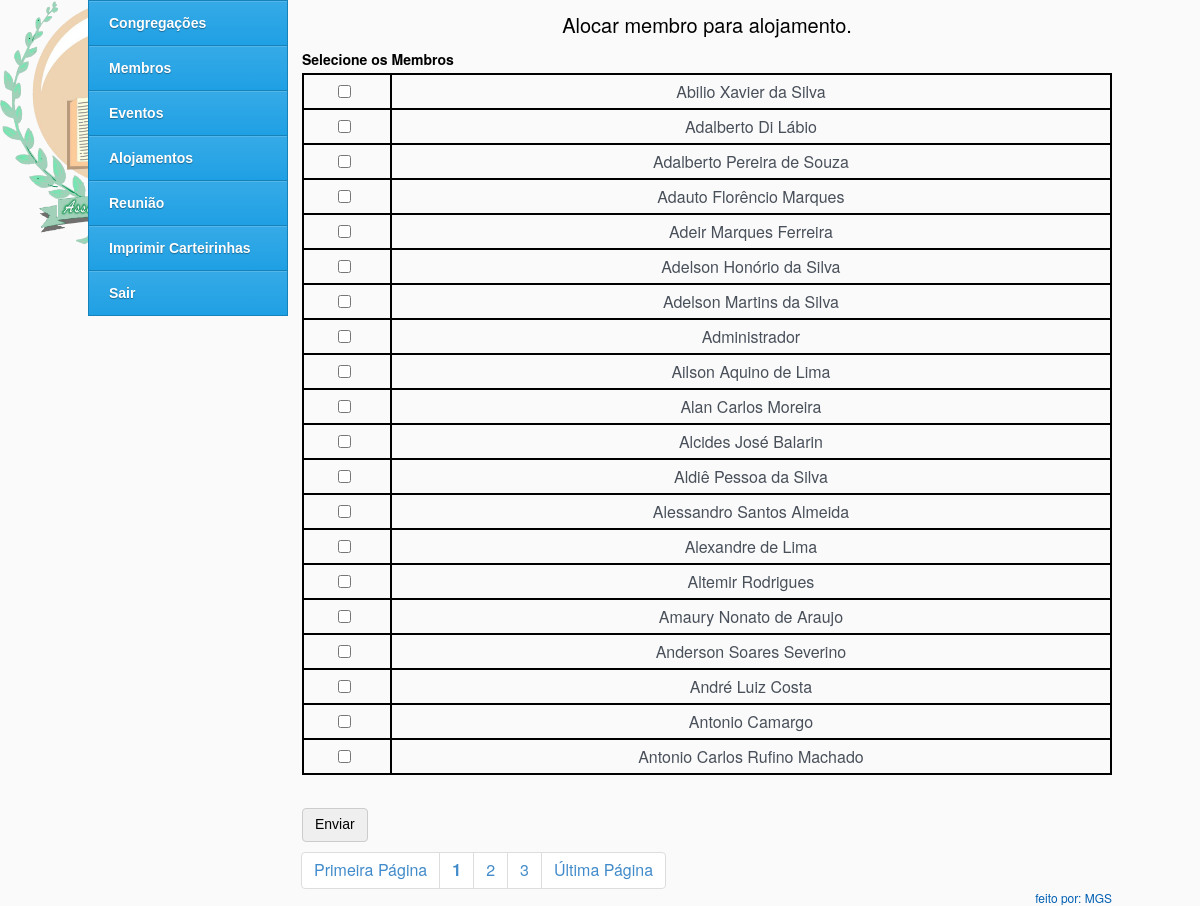
The app's page /pages/alocar_membro.php (signed in) with its own data.
### tables this page shows
CREATE TABLE `membros` (
  `foto` varchar(100) DEFAULT NULL COMMENT 'vai receber o nome da imagem',
  `id` int(11) NOT NULL,
  `nome` varchar(244) DEFAULT NULL,
  `sexo` varchar(45) DEFAULT NULL,
  `estadoCivil` varchar(45) DEFAULT NULL,
  `dataNascimento` date DEFAULT NULL,
  `estadoNascimento` varchar(45) DEFAULT NULL COMMENT 'id da linha onde estÃ¡ o estado',
  `cidadeNascimento` int(11) DEFAULT NULL COMMENT 'ID na tabela tb_cidades que terÃ¡ o estado X escolhido',
  `nacionalidade` varchar(100) DEFAULT NULL,
  `telefone` varchar(12) DEFAULT NULL,
  `tel1` varchar(12) DEFAULT NULL,
  `tel2` varchar(12) DEFAULT NULL,
  `celular` varchar(12) DEFAULT NULL,
  `email` varchar(100) DEFAULT NULL,
  `skype` varchar(45) DEFAULT NULL,
  `nomePai` int(11) DEFAULT NULL COMMENT 'aqui estarÃ¡ o ID do nome do pai, nÃ£o o nome.',
  `nomeMae` int(11) DEFAULT NULL COMMENT 'aqui estarÃ¡ o ID do nome da maei, nÃ£o o nome.',
  `conjuge` int(11) DEFAULT NULL COMMENT 'id do registro do conjuge',
  `filhos` int(11) DEFAULT NULL,
  `endereco` longtext,
  `bairro` varchar(100) DEFAULT NULL,
  `estado` varchar(45) DEFAULT NULL COMMENT 'estado que mora',
  `cidade` int(11) DEFAULT NULL COMMENT 'cidade que mora, com o id da linha em tb_cidades que terÃ¡ o conjunto UF+Cidade',
  `cep` varchar(45) DEFAULT NULL,
  `cpf` varchar(20) DEFAULT NULL,
  `rg` varchar(20) DEFAULT NULL,
  `data_emissao_rg` date DEFAULT NULL,
  `orgao_emissor_rg` varchar(100) DEFAULT NULL,
  `titulo_eleitor` varchar(14) DEFAULT NULL,
  `zona_eleitoral` varchar(14) DEFAULT NULL,
  `sessao_eleitoral` varchar(14) DEFAULT NULL,
  `tipo_sanguineo` varchar(45) DEFAULT NULL,
  `cor` varchar(80) DEFAULT NULL,
  `escolaridade` varchar(80) DEFAULT NULL,
  `profissao` char(80) DEFAULT NULL,
  `empresa` varchar(100) DEFAULT NULL,
  `telempresa` varchar(12) DEFAULT NULL,
  `admissao` varchar(80) DEFAULT NULL,
  `dataAdmissao` date DEFAULT NULL,
  `evangelico` int(11) DEFAULT NULL COMMENT '1 = SIM, 0=nao',
  `discipulo` int(11) DEFAULT NULL COMMENT '1 = SIM, 0=nao',
  `aguas` int(11) DEFAULT NULL COMMENT '1 = SIM, 0=nao',
  `es` int(11) DEFAULT NULL COMMENT '1 = SIM, 0=nao',
  `dizimista` int(11) DEFAULT NULL COMMENT '1 = SIM, 0=nao',
  `curso` int(11) DEFAULT NULL COMMENT '1 = SIM, 0=nao',
  `obreiro` int(11) DEFAULT NULL COMMENT '1 = SIM, 0=nao',
  `cargoEclesiastico` int(11) DEFAULT NULL COMMENT 'Id que estÃ¡ na tabela cargos',
  `congregacao` int(11) DEFAULT NULL COMMENT 'id da tabela de congregaÃ§Ãµes',
  `funcao` int(11) DEFAULT NULL COMMENT 'id da tabela de cargos',
  `data` date DEFAULT NULL,
  `senha` varchar(80) NOT NULL COMMENT 'md5 sha1',
  `batismo` date NOT NULL,
  `status` int(11) NOT NULL DEFAULT '1' COMMENT '0 = desativado | 1 = ativo',
  PRIMARY KEY (`id`)
);

### pages/alocar_membro.php (the view, shortened to what this page needs)
<!DOCTYPE html PUBLIC "-//W3C//DTD XHTML 1.0 Transitional//EN" "http://www.w3.org/TR/xhtml1/DTD/xhtml1-transitional.dtd">
<html>
<head>
    <link rel="stylesheet" href="../css/style.css"/>
</head>
<body>
<div id="box">
	<div id="corpo">
        <div id="conteudo">
             <form method="post" enctype="multipart/form-data">
                 <fieldset>
                     <legend>Alocar membro para alojamento.</legend>
                        <span>Selecione os Membros</span>
                     <table>
                        <?
                            $quantidade = 20;
                            $pagina     = (isset($_GET['pagina'])) ? (int)$_GET['pagina'] : 1;
                            $inicio     = ($quantidade * $pagina) - $quantidade;
                            $qr = mysql_query("SELECT nome, id FROM membros ORDER BY nome ASC limit $inicio, $quantidade");
                            while($ress = mysql_fetch_array($qr)){
                                echo '<tr><td><input type="checkbox" name="membro[]" value="'.$ress['id'].'" /></td><td>'.$ress['nome'].'</td></tr>';
                            }
                        ?>
                     </table>
                     <br />
                    <input type="submit" name="" value="Enviar" id="btn-submit" />
                 </fieldset>
             </form>
            <?php
            $sqlTotal   = "SELECT id FROM membros";
            $qrTotal    = mysql_query($sqlTotal) or die(mysql_error());
            $numTotal   = mysql_num_rows($qrTotal);
            $totalPagina= ceil($numTotal/$quantidade);
            $exibir = 3;
            include "paginacao.php";
            ?>
        </div>
    <?php include("menu.php");?>
	</div>
    <div id="footer" style="float:right;">
        <a href="contact.php">feito por: MGS</a>
    </div>
</div>
</body>
</html>

### pages/paginacao.php (shortened to what this page needs)
<?php
echo '<div id="paginacao">';
echo '<a href="?pagina=1" class="long" style="border-top-left-radius:4px;border-bottom-left-radius:4px">Primeira Página</a>';
echo '<a href="?pagina='.$pagina.'"><strong><strong>'.$pagina.'</strong></strong></a>';
for($i = $pagina+1; $i < $pagina+$exibir; $i++){
    if($i <= $totalPagina)
        echo '<a href="?pagina='.$i.'"> '.$i.' </a>';
}
echo "<a href=\"?pagina=$totalPagina\" class=\"long\" style=\"border-top-right-radius:4px;border-bottom-right-radius:4px\">Última Página</a>";
echo '</div>';

### pages/menu.php (shortened to what this page needs)
<div id='cssmenu'>
   <ul>
        <?php
        $cargosAltos = array('1',
            '2',
            '10'
        );
        $meio = array('3',
            '4',
            '5',
            '6',
            '7'
        );
        $cargo = $_SESSION['cargo'];
        $nao_acessam = array(8,9);
        if(in_array($cargo, $nao_acessam)){
        }else if(in_array($cargo, $cargosAltos) || in_array($cargo, $meio)){
        ?>
        <li class='has-sub'><a href='#'><span>Congregações</span></a>
        </li>
        <li class='has-sub'><a href='#'><span>Membros</span></a>
        </li>
        <li class='has-sub'><a href='#'><span>Eventos</span></a>
        </li>
        <li class='has-sub'><a href='#'><span>Alojamentos</span></a>
        </li>
        <li class='has-sub'><a href='#'><span>Reuni&atilde;o</span></a>
        </li>
        <li>
            <a href="gerar_cartao"><span>Imprimir Carteirinhas</span></a>
        </li>
        <?php
        }
        ?>
        <li><a href='../logout'><span>Sair</span></a></li>
    </ul>
</div>

### css/style.css (style rules this page uses)
* { margin: 0; padding: 0; }
ul { list-style: none; }
#box { width: 1024px; margin: 0 auto; }
body { font-family: "Helvetica Neue",Helvetica,Arial; background: url('../images/logo%20igreja.png') #fafafa no-repeat left top; background-size: 250px ; }
#cssmenu, #cssmenu ul, #cssmenu ul li, #cssmenu ul li a { margin: 0; padding: 0; border: 0; list-style: none; line-height: 1; display: block; position: relative; -webkit-box-sizing: border-box; -moz-box-sizing: border-box; box-sizing: border-box; }
#cssmenu { width: 200px; font-family: Helvetica, Arial, sans-serif; color: #ffffff; }
#cssmenu > ul > li > a { padding: 15px 20px; border-left: 1px solid #1682ba; border-right: 1px solid #1682ba; border-top: 1px solid #1682ba; cursor: pointer; z-index: 2; font-size: 14px; font-weight: bold; text-decoration: none; color: #ffffff; text-shadow: 0 1px 1px rgba(0, 0, 0, 0.35); background: #36aae7; background: -webkit-linear-gradient(#36aae7, #1fa0e4); background: -moz-linear-gradient(#36aae7, #1fa0e4); background: -o-linear-gradient(#36aae7, #1fa0e4); background: -ms-linear-gradient(#36aae7, #1fa0e4); background: linear-gradient(#36aae7, #1fa0e4); box-shadow: inset 0 1px 0 rgba(255, 255, 255, 0.15); }
#cssmenu > ul > li:last-child > a, #cssmenu > ul > li.last > a { border-bottom: 1px solid #1682ba; }
#conteudo { width:810px; float: right; margin-top:0; padding-top:10px; }
#conteudo table { border-collapse: collapse !important; margin-top:0; width:100%; }
#conteudo table th, #conteudo table td { border: 2px solid #000 !important; text-align: center; padding:5px; color:#49505a; }
#conteudo a { font-weight: normal; color: #287CBB; cursor: pointer; border-radius: 0; }
#Login fieldset, #conteudo form fieldset { border:0; }
#Login span, #conteudo form span, .simplemodal-container span, .simplemodal-wrap span { display: block; font-family: "Helvetica Neue",Helvetica,Arial; font-size: 14px; font-weight: bold; margin-bottom: 4px; margin-top: 10px; }
#conteudo form input[type=checkbox] { margin-right: 4px; }
#Login legend, #conteudo legend { font-size: 20px; font-family: "Helvetica Neue",Helvetica,Arial; text-align: center; margin-top:10px; }
#btn-submit { -moz-user-select: none; background-image: none; border:1px solid #ccc; border-radius: 4px; cursor: pointer; display: inline-block; font-size: 14px; font-weight: 400; line-height: 1.42857; margin-bottom: 0; padding: 6px 12px; text-align: center; vertical-align: middle; white-space: nowrap; margin-top:10px; }
#paginacao { margin-top:10px; float: left; }
#paginacao a { background-color: #fff; border: 1px solid #ddd; color: #428bca; float: left; line-height: 1.42857; margin-left: -1px; padding: 6px 12px; position: relative; text-decoration: none; }
#footer a { text-decoration: none; color:#005fb3; font-size:12px; }

### records on screen
membros: nome "Abilio Xavier da Silva"
membros: nome "Adalberto Di Lábio"
membros: nome "Adalberto Pereira de Souza"
membros: nome "Adauto Florêncio Marques"
membros: nome "Adeir Marques Ferreira"
membros: nome "Adelson Honório da Silva"
membros: nome "Adelson Martins da Silva"
membros: nome "Administrador"
membros: nome "Ailson Aquino de Lima"
membros: nome "Alan Carlos Moreira"
membros: nome "Alcides José Balarin"
membros: nome "Aldiê Pessoa da Silva"
membros: nome "Alessandro Santos Almeida"
membros: nome "Alexandre de Lima"
membros: nome "Altemir Rodrigues"
membros: nome "Amaury Nonato de Araujo"
membros: nome "Anderson Soares Severino"
membros: nome "André Luiz Costa"
membros: nome "Antonio Camargo"
membros: nome "Antonio Carlos Rufino Machado"

### other values on screen
$pagina "1"
